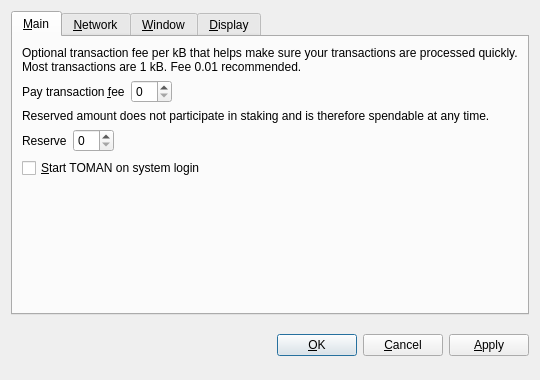
<?xml version="1.0" encoding="UTF-8"?>
<ui version="4.0">
 <class>OptionsDialog</class>
 <widget class="QDialog" name="OptionsDialog">
  <property name="geometry">
   <rect>
    <x>0</x>
    <y>0</y>
    <width>540</width>
    <height>380</height>
   </rect>
  </property>
  <property name="windowTitle">
   <string>Options</string>
  </property>
  <property name="modal">
   <bool>true</bool>
  </property>
  <layout class="QVBoxLayout" name="verticalLayout">
   <item>
    <widget class="QTabWidget" name="tabWidget">
     <property name="tabPosition">
      <enum>QTabWidget::North</enum>
     </property>
     <property name="currentIndex">
      <number>0</number>
     </property>
     <widget class="QWidget" name="tabMain">
      <attribute name="title">
       <string>&amp;Main</string>
      </attribute>
      <layout class="QVBoxLayout" name="verticalLayout_Main">
       <item>
        <widget class="QLabel" name="transactionFeeInfoLabel">
         <property name="text">
          <string>Optional transaction fee per kB that helps make sure your transactions are processed quickly. Most transactions are 1 kB. Fee 0.01 recommended.</string>
         </property>
         <property name="textFormat">
          <enum>Qt::PlainText</enum>
         </property>
         <property name="wordWrap">
          <bool>true</bool>
         </property>
        </widget>
       </item>
       <item>
        <layout class="QHBoxLayout" name="horizontalLayoutFee">
         <item>
          <widget class="QLabel" name="transactionFeeLabel">
           <property name="text">
            <string>Pay transaction &amp;fee</string>
           </property>
           <property name="textFormat">
            <enum>Qt::PlainText</enum>
           </property>
           <property name="buddy">
            <cstring>transactionFee</cstring>
           </property>
          </widget>
         </item>
         <item>
          <widget class="BitcoinAmountField" name="transactionFee"/>
         </item>
         <item>
          <spacer name="horizontalSpacerFee">
           <property name="orientation">
            <enum>Qt::Horizontal</enum>
           </property>
           <property name="sizeHint" stdset="0">
            <size>
             <width>40</width>
             <height>20</height>
            </size>
           </property>
          </spacer>
         </item>
        </layout>
       </item>
       <item>
        <widget class="QLabel" name="reserveBalanceInfoLabel">
         <property name="text">
          <string>Reserved amount does not participate in staking and is therefore spendable at any time.</string>
         </property>
         <property name="textFormat">
          <enum>Qt::PlainText</enum>
         </property>
         <property name="wordWrap">
          <bool>true</bool>
         </property>
        </widget>
       </item>
       <item>
        <layout class="QHBoxLayout" name="horizontalLayoutReserveBalance">
         <item>
          <widget class="QLabel" name="reserveBalanceLabel">
           <property name="text">
            <string>Reserve</string>
           </property>
           <property name="textFormat">
            <enum>Qt::PlainText</enum>
           </property>
           <property name="buddy">
            <cstring>reserveBalance</cstring>
           </property>
          </widget>
         </item>
         <item>
          <widget class="BitcoinAmountField" name="reserveBalance"/>
         </item>
         <item>
          <spacer name="horizontalSpacerReserveBalance">
           <property name="orientation">
            <enum>Qt::Horizontal</enum>
           </property>
           <property name="sizeHint" stdset="0">
            <size>
             <width>40</width>
             <height>20</height>
            </size>
           </property>
          </spacer>
         </item>
        </layout>
       </item>
       <item>
        <widget class="QCheckBox" name="bitcoinAtStartup">
         <property name="toolTip">
          <string>Automatically start TOMAN after logging in to the system.</string>
         </property>
         <property name="text">
          <string>&amp;Start TOMAN on system login</string>
         </property>
        </widget>
       </item>
       <item>
        <spacer name="verticalSpacer_Main">
         <property name="orientation">
          <enum>Qt::Vertical</enum>
         </property>
         <property name="sizeHint" stdset="0">
          <size>
           <width>20</width>
           <height>40</height>
          </size>
         </property>
        </spacer>
       </item>
      </layout>
     </widget>
     <widget class="QWidget" name="tabNetwork">
      <attribute name="title">
       <string>&amp;Network</string>
      </attribute>
      <layout class="QVBoxLayout" name="verticalLayout_Network">
       <item>
        <widget class="QCheckBox" name="mapPortUpnp">
         <property name="toolTip">
          <string>Automatically open the TOMAN client port on the router. This only works when your router supports UPnP and it is enabled.</string>
         </property>
         <property name="text">
          <string>Map port using &amp;UPnP</string>
         </property>
        </widget>
       </item>
       <item>
        <widget class="QCheckBox" name="connectSocks">
         <property name="toolTip">
          <string>Connect to the TOMAN network through a SOCKS proxy (e.g. when connecting through Tor).</string>
         </property>
         <property name="text">
          <string>&amp;Connect through SOCKS proxy:</string>
         </property>
        </widget>
       </item>
       <item>
        <layout class="QHBoxLayout" name="horizontalLayout_Network">
         <item>
          <widget class="QLabel" name="proxyIpLabel">
           <property name="text">
            <string>Proxy &amp;IP:</string>
           </property>
           <property name="textFormat">
            <enum>Qt::PlainText</enum>
           </property>
           <property name="buddy">
            <cstring>proxyIp</cstring>
           </property>
          </widget>
         </item>
         <item>
          <widget class="QValidatedLineEdit" name="proxyIp">
           <property name="maximumSize">
            <size>
             <width>140</width>
             <height>16777215</height>
            </size>
           </property>
           <property name="toolTip">
            <string>IP address of the proxy (e.g. 127.0.0.1)</string>
           </property>
          </widget>
         </item>
         <item>
          <widget class="QLabel" name="proxyPortLabel">
           <property name="text">
            <string>&amp;Port:</string>
           </property>
           <property name="textFormat">
            <enum>Qt::PlainText</enum>
           </property>
           <property name="buddy">
            <cstring>proxyPort</cstring>
           </property>
          </widget>
         </item>
         <item>
          <widget class="QLineEdit" name="proxyPort">
           <property name="maximumSize">
            <size>
             <width>55</width>
             <height>16777215</height>
            </size>
           </property>
           <property name="toolTip">
            <string>Port of the proxy (e.g. 9050)</string>
           </property>
          </widget>
         </item>
         <item>
          <widget class="QLabel" name="socksVersionLabel">
           <property name="text">
            <string>SOCKS &amp;Version:</string>
           </property>
           <property name="textFormat">
            <enum>Qt::PlainText</enum>
           </property>
           <property name="buddy">
            <cstring>socksVersion</cstring>
           </property>
          </widget>
         </item>
         <item>
          <widget class="QValueComboBox" name="socksVersion">
           <property name="toolTip">
            <string>SOCKS version of the proxy (e.g. 5)</string>
           </property>
          </widget>
         </item>
         <item>
          <spacer name="horizontalSpacer_Network">
           <property name="orientation">
            <enum>Qt::Horizontal</enum>
           </property>
           <property name="sizeHint" stdset="0">
            <size>
             <width>40</width>
             <height>20</height>
            </size>
           </property>
          </spacer>
         </item>
        </layout>
       </item>
       <item>
        <spacer name="verticalSpacer_Network">
         <property name="orientation">
          <enum>Qt::Vertical</enum>
         </property>
         <property name="sizeHint" stdset="0">
          <size>
           <width>20</width>
           <height>40</height>
          </size>
         </property>
        </spacer>
       </item>
      </layout>
     </widget>
     <widget class="QWidget" name="tabWindow">
      <attribute name="title">
       <string>&amp;Window</string>
      </attribute>
      <layout class="QVBoxLayout" name="verticalLayout_Window">
       <item>
        <widget class="QCheckBox" name="minimizeToTray">
         <property name="toolTip">
          <string>Show only a tray icon after minimizing the window.</string>
         </property>
         <property name="text">
          <string>&amp;Minimize to the tray instead of the taskbar</string>
         </property>
        </widget>
       </item>
       <item>
        <widget class="QCheckBox" name="minimizeOnClose">
         <property name="toolTip">
          <string>Minimize instead of exit the application when the window is closed. When this option is enabled, the application will be closed only after selecting Quit in the menu.</string>
         </property>
         <property name="text">
          <string>M&amp;inimize on close</string>
         </property>
        </widget>
       </item>
       <item>
        <spacer name="verticalSpacer_Window">
         <property name="orientation">
          <enum>Qt::Vertical</enum>
         </property>
         <property name="sizeHint" stdset="0">
          <size>
           <width>20</width>
           <height>40</height>
          </size>
         </property>
        </spacer>
       </item>
      </layout>
     </widget>
     <widget class="QWidget" name="tabDisplay">
      <attribute name="title">
       <string>&amp;Display</string>
      </attribute>
      <layout class="QVBoxLayout" name="verticalLayout_Display">
       <item>
        <layout class="QHBoxLayout" name="horizontalLayout_1_Display">
         <item>
          <widget class="QLabel" name="langLabel">
           <property name="text">
            <string>User Interface &amp;language:</string>
           </property>
           <property name="textFormat">
            <enum>Qt::PlainText</enum>
           </property>
           <property name="buddy">
            <cstring>lang</cstring>
           </property>
          </widget>
         </item>
         <item>
          <widget class="QValueComboBox" name="lang">
           <property name="toolTip">
            <string>The user interface language can be set here. This setting will take effect after restarting TOMAN.</string>
           </property>
          </widget>
         </item>
        </layout>
       </item>
       <item>
        <layout class="QHBoxLayout" name="horizontalLayout_2_Display">
         <item>
          <widget class="QLabel" name="unitLabel">
           <property name="text">
            <string>&amp;Unit to show amounts in:</string>
           </property>
           <property name="textFormat">
            <enum>Qt::PlainText</enum>
           </property>
           <property name="buddy">
            <cstring>unit</cstring>
           </property>
          </widget>
         </item>
         <item>
          <widget class="QValueComboBox" name="unit">
           <property name="toolTip">
            <string>Choose the default subdivision unit to show in the interface and when sending coins.</string>
           </property>
          </widget>
         </item>
        </layout>
       </item>
       <item>
        <widget class="QCheckBox" name="displayAddresses">
         <property name="toolTip">
          <string>Whether to show TOMAN addresses in the transaction list or not.</string>
         </property>
         <property name="text">
          <string>&amp;Display addresses in transaction list</string>
         </property>
        </widget>
       </item>
       <item>
        <widget class="QCheckBox" name="coinControlFeatures">
         <property name="toolTip">
          <string>Whether to show coin control features or not.</string>
         </property>
         <property name="text">
          <string>Display coin &amp;control features (experts only!)</string>
         </property>
        </widget>
       </item>
       <item>
        <spacer name="verticalSpacer_Display">
         <property name="orientation">
          <enum>Qt::Vertical</enum>
         </property>
         <property name="sizeHint" stdset="0">
          <size>
           <width>20</width>
           <height>40</height>
          </size>
         </property>
        </spacer>
       </item>
      </layout>
     </widget>
    </widget>
   </item>
   <item>
    <layout class="QHBoxLayout" name="horizontalLayout_Buttons">
     <item>
      <spacer name="horizontalSpacer_1">
       <property name="orientation">
        <enum>Qt::Horizontal</enum>
       </property>
       <property name="sizeHint" stdset="0">
        <size>
         <width>40</width>
         <height>48</height>
        </size>
       </property>
      </spacer>
     </item>
     <item>
      <widget class="QLabel" name="statusLabel">
       <property name="font">
        <font>
         <weight>75</weight>
         <bold>true</bold>
        </font>
       </property>
       <property name="text">
        <string/>
       </property>
       <property name="textFormat">
        <enum>Qt::PlainText</enum>
       </property>
       <property name="wordWrap">
        <bool>true</bool>
       </property>
      </widget>
     </item>
     <item>
      <spacer name="horizontalSpacer_2">
       <property name="orientation">
        <enum>Qt::Horizontal</enum>
       </property>
       <property name="sizeHint" stdset="0">
        <size>
         <width>40</width>
         <height>48</height>
        </size>
       </property>
      </spacer>
     </item>
     <item>
      <widget class="QPushButton" name="okButton">
       <property name="text">
        <string>&amp;OK</string>
       </property>
      </widget>
     </item>
     <item>
      <widget class="QPushButton" name="cancelButton">
       <property name="text">
        <string>&amp;Cancel</string>
       </property>
       <property name="autoDefault">
        <bool>false</bool>
       </property>
      </widget>
     </item>
     <item>
      <widget class="QPushButton" name="applyButton">
       <property name="text">
        <string>&amp;Apply</string>
       </property>
       <property name="autoDefault">
        <bool>false</bool>
       </property>
      </widget>
     </item>
    </layout>
   </item>
  </layout>
 </widget>
 <customwidgets>
  <customwidget>
   <class>BitcoinAmountField</class>
   <extends>QSpinBox</extends>
   <header>bitcoinamountfield.h</header>
  </customwidget>
  <customwidget>
   <class>QValueComboBox</class>
   <extends>QComboBox</extends>
   <header>qvaluecombobox.h</header>
  </customwidget>
  <customwidget>
   <class>QValidatedLineEdit</class>
   <extends>QLineEdit</extends>
   <header>qvalidatedlineedit.h</header>
  </customwidget>
 </customwidgets>
 <resources/>
 <connections/>
</ui>
